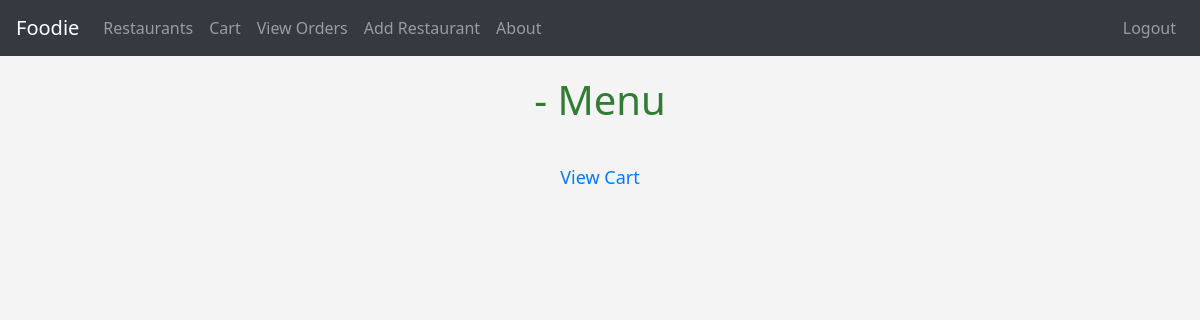
The page /restaurant/23/menu (signed in) on the database as committed earlier.
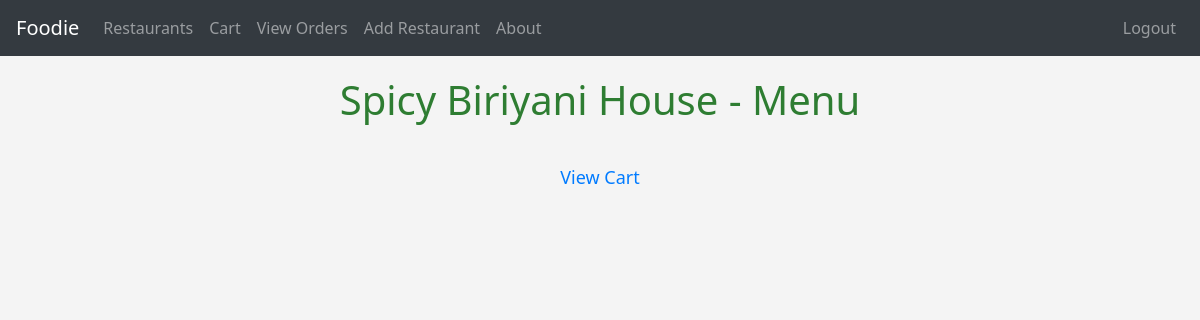
The same page on the database as committed later.
### tables this page shows
CREATE TABLE Restaurants (
    RestaurantID INTEGER PRIMARY KEY AUTOINCREMENT,
    OwnerID INTEGER NOT NULL,
    Name TEXT NOT NULL,
    Address TEXT NOT NULL,
    PhoneNumber TEXT NOT NULL,
    OpeningHours TEXT NOT NULL,
    FOREIGN KEY (OwnerID) REFERENCES Users(UserID)
);

### app.py (the view)
@app.route('/restaurant/<int:restaurant_id>/menu')
@login_required
def show_menu(restaurant_id):
    conn = sqlite3.connect('database.db')
    conn.row_factory = sqlite3.Row
    cursor = conn.cursor()
    cursor.execute("SELECT name FROM Restaurants WHERE restaurantid = ?", (restaurant_id,))
    restaurant = cursor.fetchone()
    cursor.execute("""
        SELECT *
        FROM MenuItems
        WHERE restaurantid = ?
    """, (restaurant_id,))
    menu_items = cursor.fetchall()
    conn.close()
    return render_template('menu.html', restaurant=restaurant, menu_items=menu_items)

### app.py (called while the page is built)
def login_required(f):
    @wraps(f)
    def decorated_function(*args, **kwargs):
        if 'UserID' not in session:
            return redirect(url_for('signin'))
        return f(*args, **kwargs)
    return decorated_function

### templates/menu.html (shortened to what this page needs)
<!DOCTYPE html>
<html lang="en">
<head>
    <link rel="stylesheet" href="https://stackpath.bootstrapcdn.com/bootstrap/4.5.2/css/bootstrap.min.css">
</head>
<body>
    <nav class="navbar navbar-expand-lg navbar-dark bg-dark">
        <a class="navbar-brand" href="{{ url_for('about') }}">Foodie</a>
        <div class="collapse navbar-collapse" id="navbarNav">
            <ul class="navbar-nav mr-auto">
                <li class="nav-item">
                    <a class="nav-link" href="{{ url_for('restaurants') }}">Restaurants</a>
                </li>
                <li class="nav-item">
                    <a class="nav-link" href="{{ url_for('cart') }}">Cart</a>
                </li>
                <li class="nav-item">
                    <a class="nav-link" href="{{ url_for('my_orders') }}">View Orders</a>
                </li>
                {% if session.get('Role') == 'RestaurantOwner' %}
                <li class="nav-item">
                    <a class="nav-link" href="{{ url_for('add_restaurant') }}">Add Restaurant</a>
                </li>
                {% endif %}
                <li class="nav-item">
                    <a class="nav-link" href="{{ url_for('about') }}">About</a>
                </li>
            </ul>
            <ul class="navbar-nav">
                {% if session.get('UserID') %}
                <li class="nav-item">
                    <a class="nav-link" href="{{ url_for('logout') }}">Logout</a>
                </li>
                {% else %}
                <li class="nav-item">
                    <a class="nav-link" href="{{ url_for('signin') }}">Login</a>
                </li>
                {% endif %}
            </ul>
        </div>
    </nav>
    <h1>{{ restaurant['name'] }} - Menu</h1>
    <a href="{{ url_for('cart') }}" class="show-cart-link">View Cart</a>
</body>
</html>

### templates/menu.html (style rules this page uses)
.navbar { margin-bottom: 20px; }
body { font-family: 'Segoe UI', sans-serif; background-color: #f4f4f4; margin: 0; }
h1 { text-align: center; color: #2e7d32; margin-bottom: 40px; }
.show-cart-link { display: block; margin-top: 30px; text-align: center; font-size: 18px; color: #007BFF; }

Rows that differ between the two databases and show on the page:
added Restaurants: name "Spicy Biriyani House"
